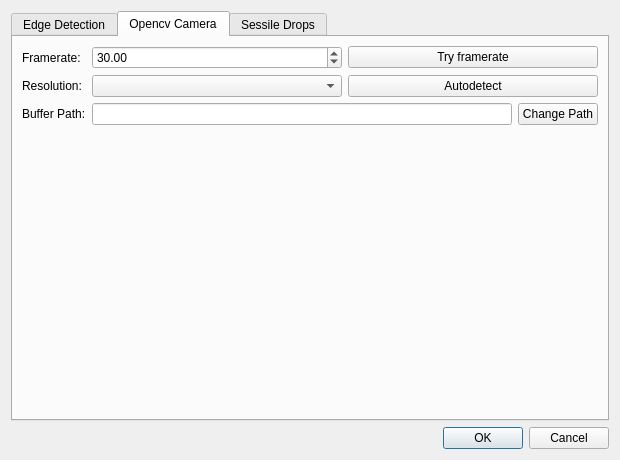
<?xml version="1.0" encoding="UTF-8"?>
<ui version="4.0">
 <class>SettingsDialog</class>
 <widget class="QDialog" name="SettingsDialog">
  <property name="geometry">
   <rect>
    <x>0</x>
    <y>0</y>
    <width>620</width>
    <height>460</height>
   </rect>
  </property>
  <property name="windowTitle">
   <string>Settings</string>
  </property>
  <layout class="QVBoxLayout" name="verticalLayout">
   <item>
    <widget class="QTabWidget" name="tabWidget">
     <property name="currentIndex">
      <number>1</number>
     </property>
     <widget class="QWidget" name="edgedetection">
      <attribute name="title">
       <string>Edge Detection</string>
      </attribute>
      <layout class="QFormLayout" name="formLayout">
       <item row="0" column="0">
        <widget class="QLabel" name="subpixellabel">
         <property name="text">
          <string>Subpixel method:</string>
         </property>
        </widget>
       </item>
       <item row="0" column="1">
        <widget class="QComboBox" name="subpixelmethod">
         <property name="toolTip">
          <string>Select subpixel edge detection method</string>
         </property>
        </widget>
       </item>
      </layout>
     </widget>
     <widget class="QWidget" name="opencvcamera">
      <attribute name="title">
       <string>Opencv Camera</string>
      </attribute>
      <layout class="QFormLayout" name="formLayout_2">
       <item row="0" column="0">
        <widget class="QLabel" name="frameratelabel">
         <property name="text">
          <string>Framerate:</string>
         </property>
        </widget>
       </item>
       <item row="0" column="1">
        <layout class="QHBoxLayout" name="FramerateLayout">
         <item>
          <widget class="QDoubleSpinBox" name="framerate">
           <property name="value">
            <double>30.000000000000000</double>
           </property>
          </widget>
         </item>
         <item>
          <widget class="QPushButton" name="tryframerate">
           <property name="text">
            <string>Try framerate</string>
           </property>
          </widget>
         </item>
        </layout>
       </item>
       <item row="1" column="0">
        <widget class="QLabel" name="resolutionlabel">
         <property name="text">
          <string>Resolution:</string>
         </property>
        </widget>
       </item>
       <item row="1" column="1">
        <layout class="QHBoxLayout" name="ResulutionLayout">
         <item>
          <widget class="QComboBox" name="chooseresolution"/>
         </item>
         <item>
          <widget class="QPushButton" name="autodetectresolution">
           <property name="text">
            <string>Autodetect</string>
           </property>
          </widget>
         </item>
        </layout>
       </item>
       <item row="2" column="0">
        <widget class="QLabel" name="resolutionlabel_2">
         <property name="text">
          <string>Buffer Path:</string>
         </property>
        </widget>
       </item>
       <item row="2" column="1">
        <layout class="QHBoxLayout" name="BufferpathLayout">
         <item>
          <widget class="QLineEdit" name="BufferPathDisplay">
           <property name="readOnly">
            <bool>true</bool>
           </property>
          </widget>
         </item>
         <item>
          <widget class="QPushButton" name="ChangeBufferPath">
           <property name="text">
            <string>Change Path</string>
           </property>
          </widget>
         </item>
        </layout>
       </item>
      </layout>
     </widget>
     <widget class="QWidget" name="sessiledrop">
      <attribute name="title">
       <string>Sessile Drops</string>
      </attribute>
      <layout class="QFormLayout" name="formLayout_3">
       <item row="0" column="0">
        <widget class="QLabel" name="heightlabel">
         <property name="text">
          <string>Default height:</string>
         </property>
        </widget>
       </item>
       <item row="0" column="1">
        <widget class="QSpinBox" name="defaultfitheight">
         <property name="maximum">
          <number>10000</number>
         </property>
         <property name="value">
          <number>40</number>
         </property>
        </widget>
       </item>
       <item row="1" column="0">
        <widget class="QLabel" name="fittypelabel">
         <property name="text">
          <string>Fit type:</string>
         </property>
        </widget>
       </item>
       <item row="1" column="1">
        <layout class="QHBoxLayout" name="FittypeLayout">
         <item>
          <widget class="QComboBox" name="fittype"/>
         </item>
         <item>
          <widget class="QLabel" name="polyfitorderlabel">
           <property name="text">
            <string>Order:</string>
           </property>
           <property name="alignment">
            <set>Qt::AlignRight|Qt::AlignTrailing|Qt::AlignVCenter</set>
           </property>
          </widget>
         </item>
         <item>
          <widget class="QSpinBox" name="polyfitorder"/>
         </item>
        </layout>
       </item>
      </layout>
     </widget>
    </widget>
   </item>
   <item>
    <widget class="QDialogButtonBox" name="okcancelbuttons">
     <property name="orientation">
      <enum>Qt::Horizontal</enum>
     </property>
     <property name="standardButtons">
      <set>QDialogButtonBox::Cancel|QDialogButtonBox::Ok</set>
     </property>
    </widget>
   </item>
  </layout>
 </widget>
 <resources/>
 <connections>
  <connection>
   <sender>okcancelbuttons</sender>
   <signal>accepted()</signal>
   <receiver>SettingsDialog</receiver>
   <slot>accept()</slot>
   <hints>
    <hint type="sourcelabel">
     <x>248</x>
     <y>254</y>
    </hint>
    <hint type="destinationlabel">
     <x>157</x>
     <y>274</y>
    </hint>
   </hints>
  </connection>
  <connection>
   <sender>okcancelbuttons</sender>
   <signal>rejected()</signal>
   <receiver>SettingsDialog</receiver>
   <slot>reject()</slot>
   <hints>
    <hint type="sourcelabel">
     <x>316</x>
     <y>260</y>
    </hint>
    <hint type="destinationlabel">
     <x>286</x>
     <y>274</y>
    </hint>
   </hints>
  </connection>
 </connections>
</ui>
